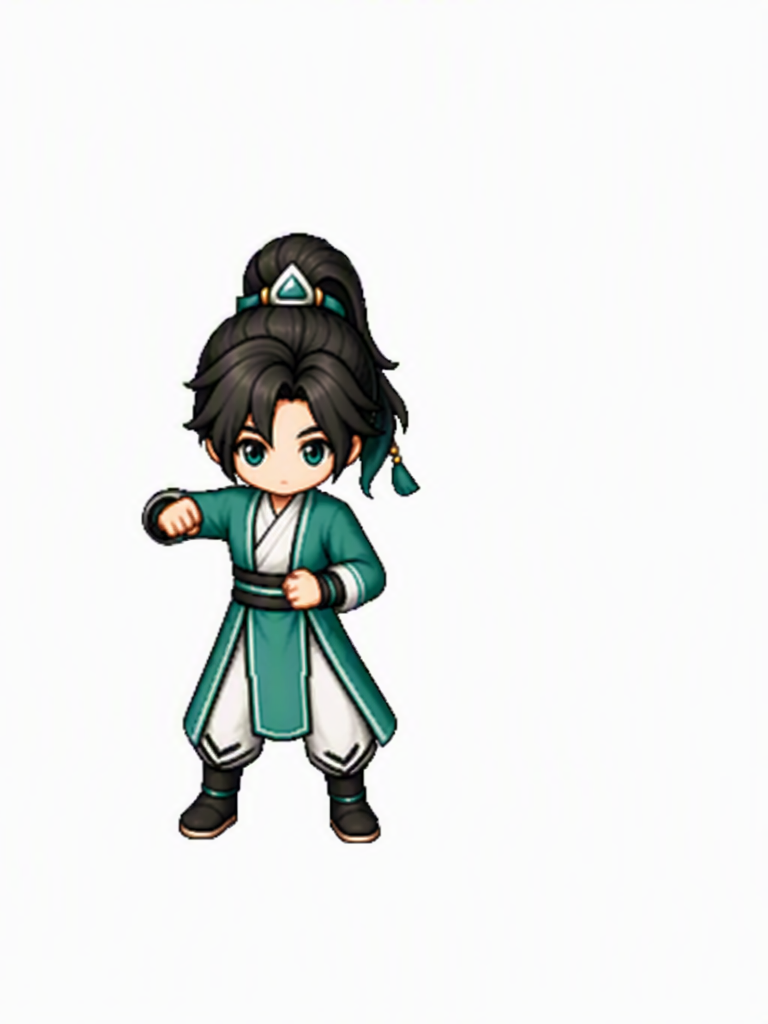
#> input picture assets/_trial_20260904/t45_batch1/right/atk_down_1_right.png, 768 x 1024 px, given in place of walk_right_1.png, which was not available
$ python build_phase_b_c_seq323.py
#> lines starting #> are read from the running program, lines starting #| are printed output that depends on the picture; after the words box and inside, x2 and y2 are one past the last pixel; in counts of white or black regions, pixels touching at a corner belong together; pictures that were not available may be replaced by others from this repository, and a replacement may not be noted
from __future__ import annotations

from pathlib import Path
import hashlib
import json
import math

from PIL import Image, ImageChops, ImageDraw, ImageOps


ROOT = Path(__file__).parent
BODY_ROOT = Path("assets/_trial_20260910/t45_hero_weapon_recalib_r1_right_seq321_final/normalized/right")
RUNTIME_ROOT = Path("assets/characters/hero/battle45")

FRAMES = {
    "walk_right_1": {
        "group": "walk",
        "fist": [80, 210],
        "angle": 0.0,
        "weapon": Path("assets/_trial_20260908/t45_hero_weapon_pilot_frame01_codex_native/revisions/frame02-walk-right-1-horizontal-angle-v2/normalized/hero_sword_held_horizontal_walk_right_1_v2.png"),
        "pivot": [83.573696, 206.5878],
        "maskSource": "body_alpha_tight_fist_roi",
        "maskPolicy": "original_body_alpha_tight_fist_roi",
    },
    "walk_right_2": {
        "group": "walk",
        "fist": [62, 200],
        "angle": -15.0,
        "weapon": Path("assets/_trial_20260908/t45_hero_weapon_pilot_frame01_codex_native/revisions/frame03-walk-right-2-angle-up15-v2/normalized/hero_sword_held_up15_walk_right_2_v2.png"),
        "pivot": [101.573696, 203.5878],
        "maskSource": "body_alpha_tight_fist_roi",
        "maskPolicy": "original_body_alpha_tight_fist_roi",
    },
    "walk_right_3": {
        "group": "walk",
        "fist": [77, 204],
        "angle": 0.0,
        "weapon": Path("assets/_trial_20260908/t45_hero_weapon_pilot_frame01_codex_native/revisions/frame02-walk-right-1-horizontal-angle-v2/normalized/hero_sword_held_horizontal_walk_right_1_v2.png"),
        "pivot": [83.573696, 206.5878],
        "maskSource": "body_alpha_tight_fist_roi",
        "maskPolicy": "original_body_alpha_tight_fist_roi",
    },
    "atk_right_1": {
        "group": "atk",
        "fist": [99, 200],
        "angle": -95.0,
        "weapon": Path("assets/_trial_20260909/t45_hero_weapon_second_batch_seq241/frame23-atk-right-1-original-body-angle115-down3-right3-mask-v7-tiny-reveal/normalized/hero_sword_angle_minus95_atk_right_1_v7.png"),
        "pivot": [115.57368615160715, 182.58781573590227],
        "maskSource": "body_alpha_tight_fist_roi",
        "maskPolicy": "original_body_alpha_tight_fist_roi",
    },
    "atk_right_2": {
        "group": "atk",
        "fist": [157, 175],
        "angle": -40.0,
        "weapon": Path("assets/_trial_20260908/t45_hero_weapon_pilot_frame01_codex_native/revisions/frame04-atk-right-2-sword-right-hand-v2/normalized/hero_sword_held_atk_right_2_character_right_hand_v2.png"),
        "pivot": [202.57368615160715, 177.58781573590227],
        "maskSource": "body_alpha_tight_fist_roi",
        "maskPolicy": "original_body_alpha_tight_fist_roi",
    },
    "atk_right_3": {
        "group": "atk",
        "fist": [192, 167],
        "angle": -40.0,
        "weapon": Path("assets/_trial_20260908/t45_hero_weapon_pilot_frame01_codex_native/revisions/frame04-atk-right-2-sword-right-hand-v2/normalized/hero_sword_held_atk_right_2_character_right_hand_v2.png"),
        "pivot": [202.57368615160715, 177.58781573590227],
        "maskSource": "body_alpha_tight_fist_roi",
        "maskPolicy": "original_body_alpha_tight_fist_roi",
    },
    "atk_right_4": {
        "group": "atk",
        "fist": [178, 208],
        "angle": -40.0,
        "weapon": Path("assets/_trial_20260908/t45_hero_weapon_pilot_frame01_codex_native/revisions/frame04-atk-right-2-sword-right-hand-v2/normalized/hero_sword_held_atk_right_2_character_right_hand_v2.png"),
        "pivot": [202.57368615160715, 177.58781573590227],
        "maskSource": "body_alpha_tight_fist_roi",
        "maskPolicy": "original_body_alpha_tight_fist_roi",
    },
}


def sha(path: Path) -> str:
    return hashlib.sha256(path.read_bytes()).hexdigest()


def runtime_sha_or_missing(path: Path) -> str:
    return sha(path) if path.exists() else "not-present"


def mirror_angle(angle: float) -> float:
    return -angle


def translate_layer(source: Image.Image, dx: int, dy: int) -> Image.Image:
    out = Image.new("RGBA", source.size, (0, 0, 0, 0))
    out.alpha_composite(source, (dx, dy))
    return out


def body_mask(body: Image.Image, center: tuple[int, int], radius_x=18, radius_y=18) -> Image.Image:
    alpha = body.getchannel("A")
    mask = Image.new("L", body.size, 0)
    src = alpha.load()
    dst = mask.load()
    cx, cy = center
    for y in range(max(0, cy - radius_y), min(body.height, cy + radius_y + 1)):
        for x in range(max(0, cx - radius_x), min(body.width, cx + radius_x + 1)):
            if src[x, y] > 0:
                dst[x, y] = src[x, y]
    return mask


def apply_mask(weapon: Image.Image, mask: Image.Image) -> Image.Image:
    out = weapon.copy()
    alpha = out.getchannel("A")
    alpha = ImageChops.subtract(alpha, mask)
    out.putalpha(alpha)
    return out


def composite(body: Image.Image, weapon: Image.Image) -> Image.Image:
    out = body.copy()
    out.alpha_composite(weapon)
    return out


def weapon_bbox(image: Image.Image):
    return image.getchannel("A").getbbox()


def make_triptych(body: Image.Image, weapon: Image.Image, masked_weapon: Image.Image, path: Path, fist):
    panels = [composite(body, weapon), composite(body, masked_weapon), masked_weapon]
    canvas = Image.new("RGBA", (720, 360), (45, 45, 45, 255))
    for i, panel in enumerate(panels):
        canvas.alpha_composite(panel, (i * 240, 0))
    draw = ImageDraw.Draw(canvas)
    draw.line((fist[0] + 0, fist[1] + 0, fist[0] + 0, fist[1] + 0), fill=(255, 0, 0, 255), width=1)
    canvas.save(path)


def main():
    for directory in ("body_left", "weapon_layers", "occlusion_masks", "composites", "qa"):
        (ROOT / directory).mkdir(parents=True, exist_ok=True)

    right_rows = []
    left_rows = []
    qa_rows = []
    left_derivation = []
    all_bodies = {}

    for frame_id, cfg in FRAMES.items():
        body_path = BODY_ROOT / f"{frame_id}.png"
        runtime_body = RUNTIME_ROOT / f"{frame_id}.png"
        body = Image.open(body_path).convert("RGBA")
        all_bodies[frame_id] = body
        weapon_source = Path(cfg["weapon"])
        weapon = Image.open(weapon_source).convert("RGBA")
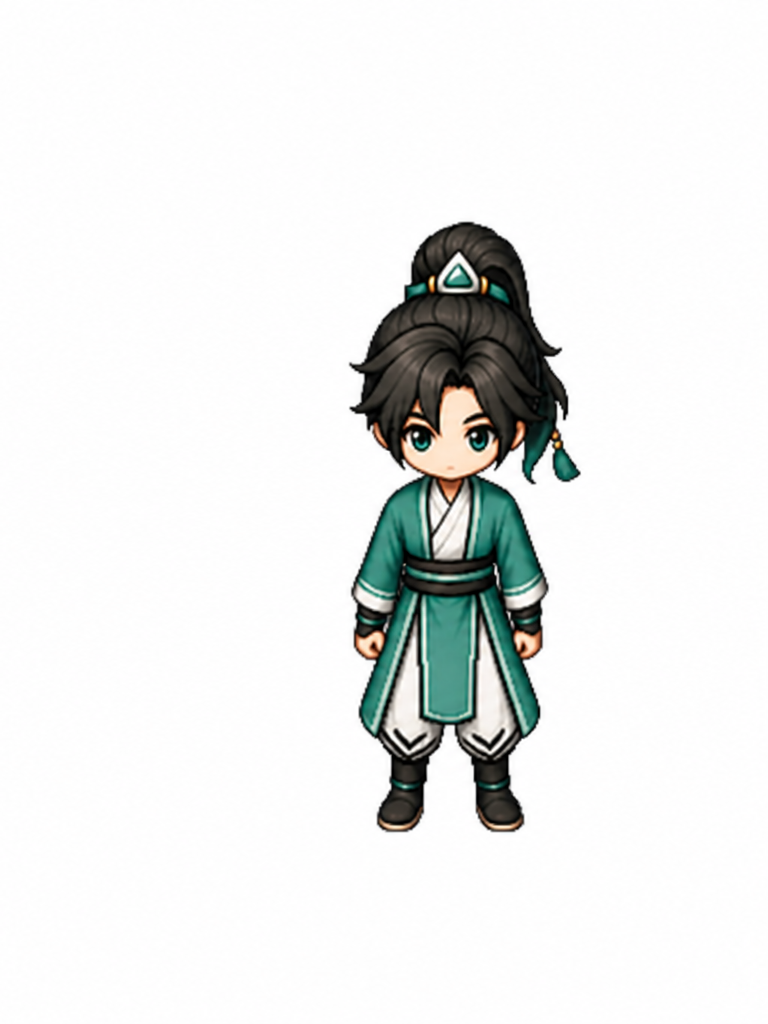
#> input picture assets/_trial_20260904/t45_batch1/right/cast_down_3_right.png, 768 x 1024 px, given in place of hero_sword_held_horizontal_walk_right_1_v2.png, which was not available
        dx = int(round(cfg["fist"][0] - cfg["pivot"][0]))
        dy = int(round(cfg["fist"][1] - cfg["pivot"][1]))
        placed_weapon = translate_layer(weapon, dx, dy)
#> in translate_layer, `out = Image.new("RGBA", source.size, (0, 0, 0, 0))`: out: PIL image 768x1024 RGBA; every value is 0
#> in translate_layer, `out.alpha_composite(source, (dx, dy))`:
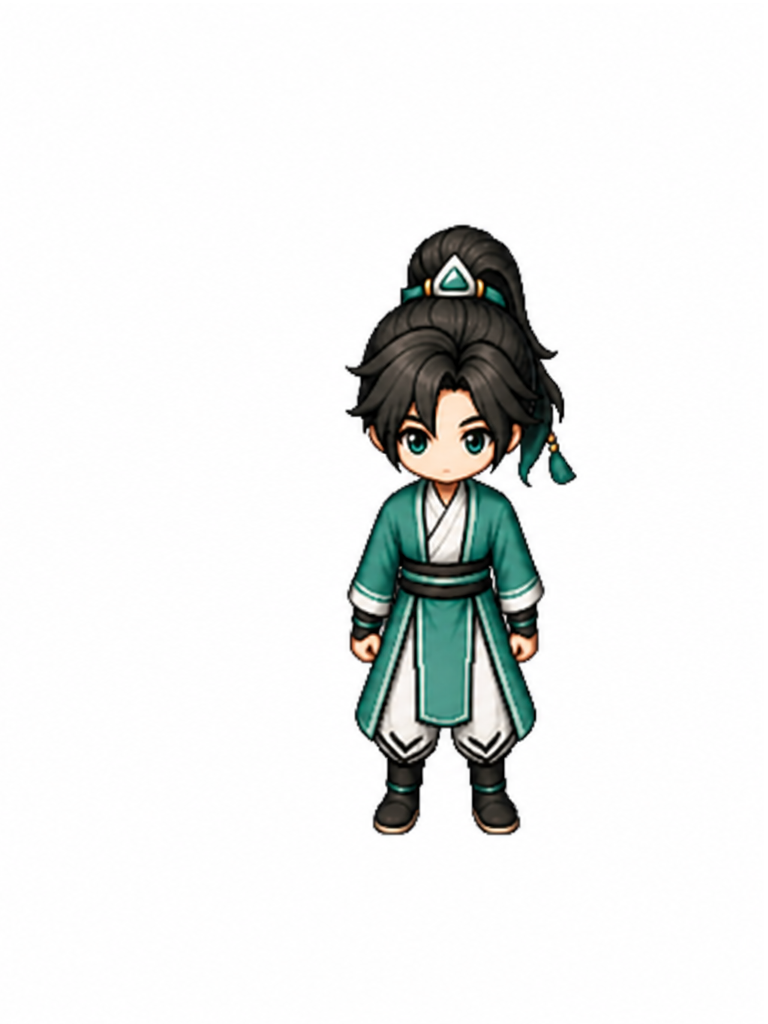
#> out: PIL image 768x1024 RGBA; mean R, G, B, A 232.3, 233.9, 233, 252.9; transparent parts drawn white
        # Expanded only as a body-alpha ROI around the measured fist; it does
        # not repaint or delete body pixels, and is used to ensure the full
        # sword handle is hidden behind the hand.
        mask = body_mask(body, tuple(cfg["fist"]), 28, 26)
#> in body_mask, `alpha = body.getchannel("A")`: alpha: PIL image 768x1024 L; every value is 255
#> in body_mask, `mask = Image.new("L", body.size, 0)`: mask: PIL image 768x1024 L; every value is 0
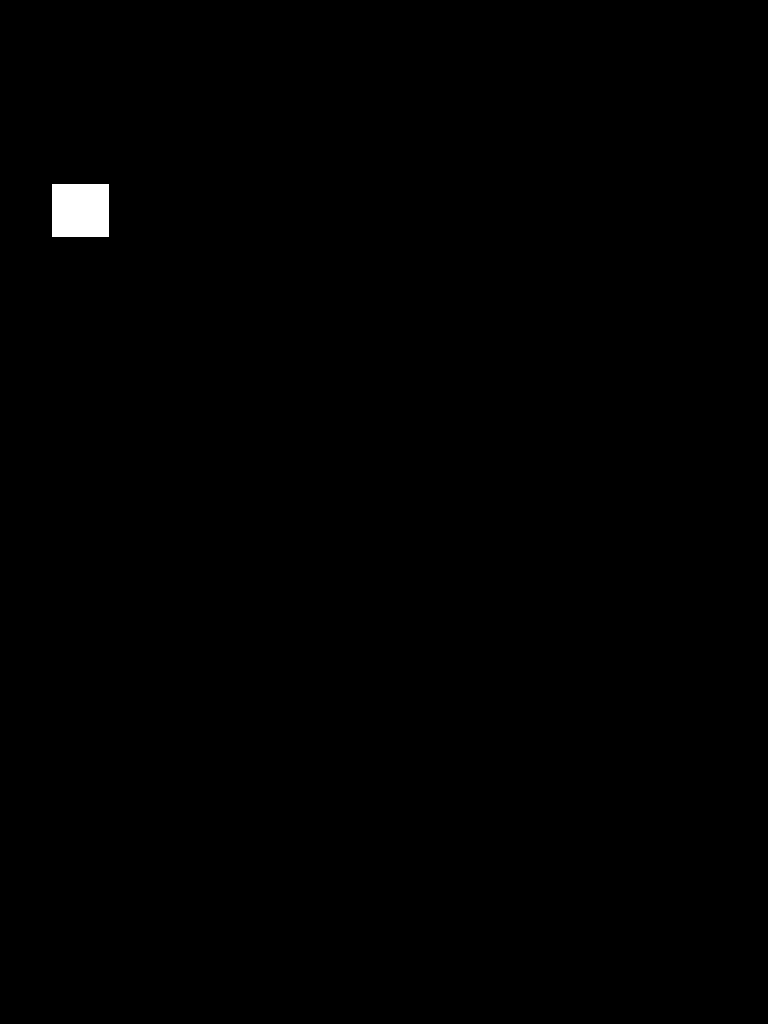
#> mask: PIL image 768x1024 L; 0.38% white; 1 white region, box (x1, y1, x2, y2) and area: (52, 184, 109, 237) 3021
        # The seq=321 body candidates have new fist silhouettes. Complete the
        # top hand cutout around the measured fist so the existing sword handle
        # cannot leak; this is the locked whitelist policy for a complete fist
        # cutout, and it only changes the weapon occlusion mask.
        draw_mask = ImageDraw.Draw(mask)
        cx, cy = cfg["fist"]
        draw_mask.ellipse((cx - 14, cy - 14, cx + 14, cy + 14), fill=255)
        masked_weapon = apply_mask(placed_weapon, mask)
#> in apply_mask, `alpha = out.getchannel("A")`:
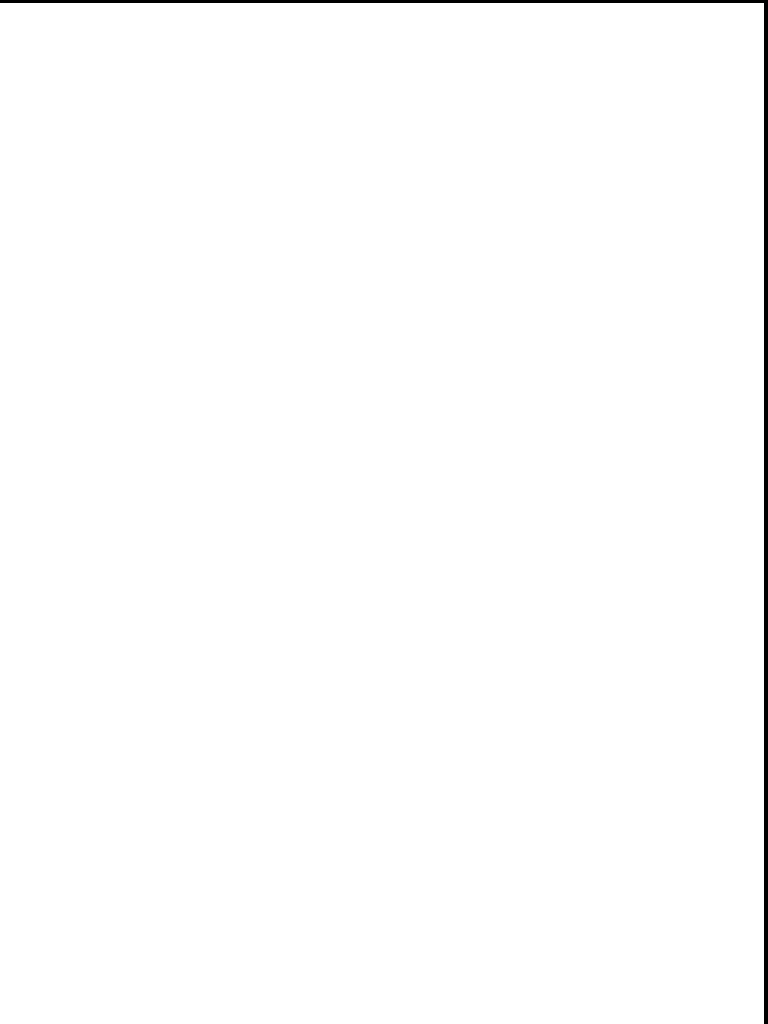
#> alpha: PIL image 768x1024 L; 99.2% white; 1 black region, box (x1, y1, x2, y2) and area: (0, 0, 768, 1024) 6388
#> in apply_mask, `alpha = ImageChops.subtract(alpha, mask)`:
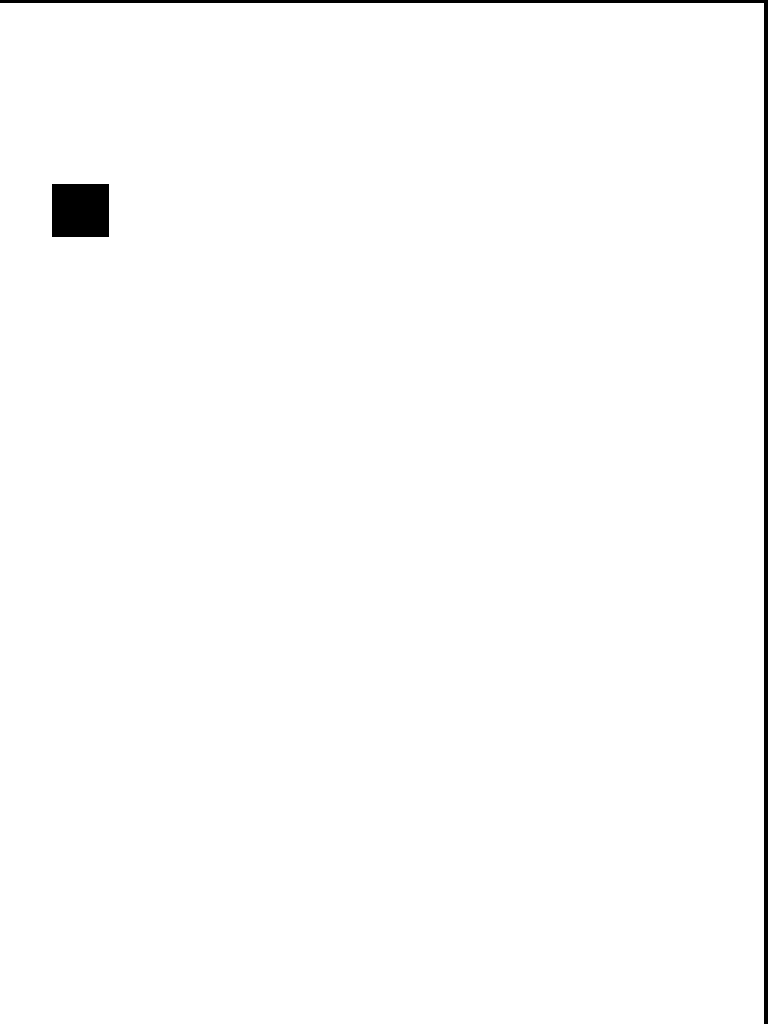
#> alpha: PIL image 768x1024 L; 98.8% white; 2 black regions, box (x1, y1, x2, y2) and area: (0, 0, 768, 1024) 6388, (52, 184, 109, 237) 3021
        out_weapon = ROOT / "weapon_layers" / f"{frame_id}.png"
        out_mask = ROOT / "occlusion_masks" / f"{frame_id}.png"
        placed_weapon.save(out_weapon)
        mask.save(out_mask)
        comp = ROOT / "composites" / f"{frame_id}_triptych.png"
        make_triptych(body, placed_weapon, masked_weapon, comp, cfg["fist"])
#> the loop in make_triptych, `for i, panel in enumerate(panels):` made 3 passes
        before_alpha = placed_weapon.getchannel("A")
        after_alpha = masked_weapon.getchannel("A")
        fist_roi = (max(0, cfg["fist"][0]-8), max(0, cfg["fist"][1]-8), min(240, cfg["fist"][0]+9), min(320, cfg["fist"][1]+9))
        before_roi = sum(before_alpha.getpixel((x,y)) > 32 for y in range(fist_roi[1],fist_roi[3]) for x in range(fist_roi[0],fist_roi[2]))
#> before_roi = 289
        after_roi = sum(after_alpha.getpixel((x,y)) > 32 for y in range(fist_roi[1],fist_roi[3]) for x in range(fist_roi[0],fist_roi[2]))
#> after_roi = 0
        rb = body.getchannel("A").getbbox()
#> rb = (0, 0, 768, 1024)
        row = {
            "frameId": frame_id,
            "bodyFrame": str(body_path),
            "candidateBodySha256": sha(body_path),
            "runtimeBodySha256": runtime_sha_or_missing(runtime_body),
            "bodyCorrection": "none; R1 seq321 final candidate body",
            "gripPointPx": [cfg["fist"][0], cfg["fist"][1]],
            "fistCenterPx": [cfg["fist"][0], cfg["fist"][1]],
            "angleDeg": cfg["angle"],
            "angleDefinition": "screen angle; 0°=screen-right, +Y down, clockwise-positive",
            "layerOrder": "weapon_front",
            "maskPolicy": "complete_fist_cutout_top_with_grip_window",
            "occlusionMaskPath+occlusionMaskSha256": {"path": str(out_mask.relative_to(ROOT.parent.parent.parent)), "sha256": sha(out_mask)},
            "visibleStubs": "none; independent weapon layer; complete sword bbox retained",
            "status": "candidate-only",
        }
        right_rows.append(row)
        qa_rows.append({
            "frameId": frame_id,
            "bodySha256": sha(body_path),
            "weaponSource": str(weapon_source),
            "weaponLayer": str(out_weapon.relative_to(ROOT.parent.parent.parent)),
            "weaponLayerSha256": sha(out_weapon),
            "mask": str(out_mask.relative_to(ROOT.parent.parent.parent)),
            "maskSha256": sha(out_mask),
            "translationPx": [dx, dy],
            "angleDeg": cfg["angle"],
            "fistCenterPx": cfg["fist"],
            "weaponBBox": list(weapon_bbox(placed_weapon)) if weapon_bbox(placed_weapon) else None,
            "maskFistRoi": list(fist_roi),
            "fistRoiWeaponPixelsBeforeMask": before_roi,
            "fistRoiWeaponPixelsAfterMask": after_roi,
            "maskCoversFistRoi": after_roi == 0,
            "bodyAlphaBBox": list(rb) if rb else None,
            "composite": str(comp.relative_to(ROOT.parent.parent.parent)),
            "subjectDomainDeletedPixels": 0,
            "rgbChangedInBody": 0,
            "allMachineChecksPass": bool(weapon_bbox(placed_weapon)) and after_roi == 0 and 0 <= cfg["fist"][0] < 240 and 0 <= cfg["fist"][1] < 320,
        })

    # Deterministic left derivation from the current right candidate.
    for row, qa in zip(right_rows, qa_rows):
        frame_id = row["frameId"]
        body = all_bodies[frame_id]
        left_name = frame_id.replace("_right", "_left")
        left_body = ImageOps.mirror(body)
        left_body_path = ROOT / "body_left" / f"{left_name}.png"
        left_body.save(left_body_path)
        right_weapon = Image.open(ROOT / "weapon_layers" / f"{frame_id}.png").convert("RGBA")
        right_mask = Image.open(ROOT / "occlusion_masks" / f"{frame_id}.png").convert("L")
        left_weapon = ImageOps.mirror(right_weapon)
        left_mask = ImageOps.mirror(right_mask)
        left_weapon_path = ROOT / "weapon_layers" / f"{left_name}.png"
        left_mask_path = ROOT / "occlusion_masks" / f"{left_name}.png"
        left_weapon.save(left_weapon_path)
        left_mask.save(left_mask_path)
        left_comp = ROOT / "composites" / f"{left_name}_triptych.png"
        make_triptych(left_body, left_weapon, apply_mask(left_weapon, left_mask), left_comp, [239-row["fistCenterPx"][0], row["fistCenterPx"][1]])
        left_rows.append({
            "frameId": left_name,
            "bodyFrame": str(left_body_path.relative_to(ROOT.parent.parent.parent)),
            "candidateBodySha256": sha(left_body_path),
            "runtimeBodySha256": runtime_sha_or_missing(RUNTIME_ROOT / f"{left_name}.png"),
            "bodyCorrection": "deterministic mirror of right candidate",
            "gripPointPx": [239-row["gripPointPx"][0], row["gripPointPx"][1]],
            "fistCenterPx": [239-row["fistCenterPx"][0], row["fistCenterPx"][1]],
            "angleDeg": -row["angleDeg"],
            "angleDefinition": "horizontal mirror of right screen angle; 0°=screen-right, +Y down",
            "layerOrder": "weapon_front",
            "maskPolicy": row["maskPolicy"],
            "occlusionMaskPath+occlusionMaskSha256": {"path": str(left_mask_path.relative_to(ROOT.parent.parent.parent)), "sha256": sha(left_mask_path)},
            "visibleStubs": "none; deterministic mirror of right candidate",
            "status": "candidate-only",
        })
        left_derivation.append({"derivedFrom": frame_id, "derivedFrameId": left_name, "flipX": True, "dxPx": 0, "dyPx": 0, "angleSign": -1})

    manifest = {
        "schema": "seq=231+phaseB+C=323",
        "templateSource": "PM2/rd seq=231; left derivation chain seq=232",
        "fields": ["frameId","bodyFrame","candidateBodySha256","runtimeBodySha256","bodyCorrection","gripPointPx","fistCenterPx","angleDeg","angleDefinition","layerOrder","maskPolicy","occlusionMaskPath+occlusionMaskSha256","visibleStubs","status"],
        "rows": right_rows + left_rows,
        "phaseBFrames": [row["frameId"] for row in right_rows],
        "phaseCFrames": [row["frameId"] for row in left_rows],
        "leftDerivation": left_derivation,
        "status": "candidate-only",
        "visualReview": "pending_Leo",
        "specGate": "pending_pm_scan",
        "runtimeRelease": False,
        "runtimeTouched": False,
    }
    (ROOT / "manifest.json").write_text(json.dumps(manifest, ensure_ascii=False, indent=2) + "\n")
    (ROOT / "qa" / "phaseB_C_qa.json").write_text(json.dumps({"task":"T45","seq":"323","phaseBRightFrames":qa_rows,"phaseCLeftFrames":left_derivation,"allRightMachineChecksPass":all(q["allMachineChecksPass"] for q in qa_rows),"allLeftMirrorDerived":len(left_derivation)==len(right_rows),"runtimeTouched":False,"generationCredits":0}, ensure_ascii=False, indent=2) + "\n")
    (ROOT / "credits.json").write_text(json.dumps({"generationCredits":0,"provider":None,"model":None,"note":"deterministic weapon layer placement, mask and mirror only"}, ensure_ascii=False, indent=2)+"\n")
    print(json.dumps({"rightRows":len(right_rows),"leftRows":len(left_rows),"allRightMachineChecksPass":all(q["allMachineChecksPass"] for q in qa_rows),"runtimeTouched":False}, ensure_ascii=False))


if __name__ == "__main__":
#> (the run stopped early here; a loop or call above may not have finished)
